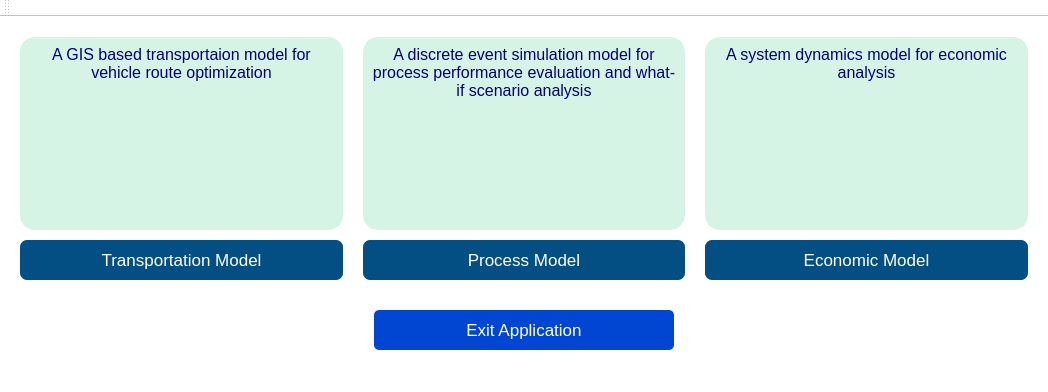
<?xml version="1.0" encoding="UTF-8"?>
<ui version="4.0">
 <class>MainWindow</class>
 <widget class="QMainWindow" name="MainWindow">
  <property name="geometry">
   <rect>
    <x>0</x>
    <y>0</y>
    <width>1048</width>
    <height>392</height>
   </rect>
  </property>
  <property name="windowTitle">
   <string>CMAT v_0.5</string>
  </property>
  <property name="windowOpacity">
   <double>1.000000000000000</double>
  </property>
  <property name="styleSheet">
   <string notr="true">background-color: rgb(255, 255, 255);
font: 10pt &quot;MS Shell Dlg 2&quot;;
color: #3A5795;
</string>
  </property>
  <widget class="QWidget" name="centralwidget">
   <layout class="QGridLayout" name="gridLayout">
    <property name="leftMargin">
     <number>20</number>
    </property>
    <property name="topMargin">
     <number>20</number>
    </property>
    <property name="rightMargin">
     <number>20</number>
    </property>
    <property name="bottomMargin">
     <number>20</number>
    </property>
    <property name="horizontalSpacing">
     <number>7</number>
    </property>
    <item row="0" column="1">
     <layout class="QVBoxLayout" name="verticalLayout_2">
      <property name="spacing">
       <number>10</number>
      </property>
      <item>
       <layout class="QHBoxLayout" name="horizontalLayout_3">
        <property name="spacing">
         <number>20</number>
        </property>
        <item>
         <widget class="QTextEdit" name="textEdit_3">
          <property name="styleSheet">
           <string notr="true">color: rgb(0, 0, 0);
font: 75 11pt &quot;Arial&quot;;
border :4px solid;
border-color: #d5f4e6;
background-color: #d5f4e6;
border-radius: 15px;</string>
          </property>
          <property name="html">
           <string>&lt;!DOCTYPE HTML PUBLIC &quot;-//W3C//DTD HTML 4.0//EN&quot; &quot;http://www.w3.org/TR/REC-html40/strict.dtd&quot;&gt;
&lt;html&gt;&lt;head&gt;&lt;meta name=&quot;qrichtext&quot; content=&quot;1&quot; /&gt;&lt;style type=&quot;text/css&quot;&gt;
p, li { white-space: pre-wrap; }
&lt;/style&gt;&lt;/head&gt;&lt;body style=&quot; font-family:'Arial'; font-size:11pt; font-weight:72; font-style:normal;&quot;&gt;
&lt;p align=&quot;center&quot; style=&quot; margin-top:0px; margin-bottom:0px; margin-left:0px; margin-right:0px; -qt-block-indent:0; text-indent:0px;&quot;&gt;&lt;span style=&quot; font-family:'MS Shell Dlg 2'; font-size:12pt; font-weight:400; color:#00007f;&quot;&gt;A GIS based transportaion model for vehicle route optimization&lt;/span&gt;&lt;/p&gt;&lt;/body&gt;&lt;/html&gt;</string>
          </property>
         </widget>
        </item>
        <item>
         <widget class="QTextEdit" name="textEdit">
          <property name="styleSheet">
           <string notr="true">color: rgb(0, 0, 0);
font: 75 10pt &quot;Arial&quot;;
border :4px solid;
border-color: #d5f4e6;
background-color: #d5f4e6;
border-radius: 15px;</string>
          </property>
          <property name="html">
           <string>&lt;!DOCTYPE HTML PUBLIC &quot;-//W3C//DTD HTML 4.0//EN&quot; &quot;http://www.w3.org/TR/REC-html40/strict.dtd&quot;&gt;
&lt;html&gt;&lt;head&gt;&lt;meta name=&quot;qrichtext&quot; content=&quot;1&quot; /&gt;&lt;style type=&quot;text/css&quot;&gt;
p, li { white-space: pre-wrap; }
&lt;/style&gt;&lt;/head&gt;&lt;body style=&quot; font-family:'Arial'; font-size:10pt; font-weight:72; font-style:normal;&quot;&gt;
&lt;p align=&quot;center&quot; style=&quot; margin-top:0px; margin-bottom:0px; margin-left:0px; margin-right:0px; -qt-block-indent:0; text-indent:0px;&quot;&gt;&lt;span style=&quot; font-family:'MS Shell Dlg 2'; font-size:12pt; font-weight:400; color:#00007f;&quot;&gt;A discrete event simulation model for process performance evaluation and what-if scenario analysis&lt;/span&gt;&lt;/p&gt;&lt;/body&gt;&lt;/html&gt;</string>
          </property>
         </widget>
        </item>
        <item>
         <widget class="QTextEdit" name="textEdit_2">
          <property name="styleSheet">
           <string notr="true">color: rgb(0, 0, 0);
font: 75 10pt &quot;Arial&quot;;
border :4px solid;
border-color: #d5f4e6;
background-color: #d5f4e6;
border-radius: 15px;</string>
          </property>
          <property name="html">
           <string>&lt;!DOCTYPE HTML PUBLIC &quot;-//W3C//DTD HTML 4.0//EN&quot; &quot;http://www.w3.org/TR/REC-html40/strict.dtd&quot;&gt;
&lt;html&gt;&lt;head&gt;&lt;meta name=&quot;qrichtext&quot; content=&quot;1&quot; /&gt;&lt;style type=&quot;text/css&quot;&gt;
p, li { white-space: pre-wrap; }
&lt;/style&gt;&lt;/head&gt;&lt;body style=&quot; font-family:'Arial'; font-size:10pt; font-weight:72; font-style:normal;&quot;&gt;
&lt;p align=&quot;center&quot; style=&quot; margin-top:0px; margin-bottom:0px; margin-left:0px; margin-right:0px; -qt-block-indent:0; text-indent:0px;&quot;&gt;&lt;span style=&quot; font-family:'MS Shell Dlg 2'; font-size:12pt; font-weight:400; color:#00007f;&quot;&gt;A system dynamics model for economic analysis&lt;/span&gt;&lt;/p&gt;&lt;/body&gt;&lt;/html&gt;</string>
          </property>
         </widget>
        </item>
       </layout>
      </item>
      <item>
       <layout class="QHBoxLayout" name="horizontalLayout_2">
        <property name="spacing">
         <number>20</number>
        </property>
       </layout>
      </item>
      <item>
       <layout class="QHBoxLayout" name="horizontalLayout_4">
        <property name="spacing">
         <number>20</number>
        </property>
        <item>
         <widget class="QPushButton" name="transportation_model_btn">
          <property name="minimumSize">
           <size>
            <width>100</width>
            <height>40</height>
           </size>
          </property>
          <property name="font">
           <font>
            <family>Arial</family>
            <pointsize>13</pointsize>
            <weight>9</weight>
            <italic>false</italic>
            <bold>false</bold>
           </font>
          </property>
          <property name="styleSheet">
           <string notr="true">color: rgb(255, 255, 255);
font: 75 13pt &quot;Arial&quot;;
border :0px solid;
border-color: rgb(255, 255, 255);
background-color: #034f84;
border-radius: 7px;
selection-background-color: rgb(0, 170, 125);</string>
          </property>
          <property name="text">
           <string>Transportation Model</string>
          </property>
         </widget>
        </item>
        <item>
         <widget class="QPushButton" name="process_model_btn">
          <property name="minimumSize">
           <size>
            <width>100</width>
            <height>40</height>
           </size>
          </property>
          <property name="font">
           <font>
            <family>Arial</family>
            <pointsize>13</pointsize>
            <weight>9</weight>
            <italic>false</italic>
            <bold>false</bold>
           </font>
          </property>
          <property name="styleSheet">
           <string notr="true">color: rgb(255, 255, 255);
font: 75 13pt &quot;Arial&quot;;
border :0px solid;
border-color: rgb(255, 255, 255);
background-color: #034f84;
border-radius: 7px;
selection-background-color: rgb(0, 170, 125);</string>
          </property>
          <property name="text">
           <string>Process Model</string>
          </property>
         </widget>
        </item>
        <item>
         <widget class="QPushButton" name="economic_model_btn">
          <property name="minimumSize">
           <size>
            <width>100</width>
            <height>40</height>
           </size>
          </property>
          <property name="font">
           <font>
            <family>Arial</family>
            <pointsize>13</pointsize>
            <weight>9</weight>
            <italic>false</italic>
            <bold>false</bold>
           </font>
          </property>
          <property name="styleSheet">
           <string notr="true">color: rgb(255, 255, 255);
font: 75 13pt &quot;Arial&quot;;
border :0px solid;
border-color: rgb(255, 255, 255);
background-color: #034f84;
border-radius: 7px;
selection-background-color: rgb(0, 170, 125);</string>
          </property>
          <property name="text">
           <string>Economic Model</string>
          </property>
         </widget>
        </item>
       </layout>
      </item>
      <item>
       <layout class="QVBoxLayout" name="verticalLayout">
        <item>
         <spacer name="horizontalSpacer_3">
          <property name="orientation">
           <enum>Qt::Horizontal</enum>
          </property>
          <property name="sizeHint" stdset="0">
           <size>
            <width>758</width>
            <height>20</height>
           </size>
          </property>
         </spacer>
        </item>
        <item>
         <layout class="QHBoxLayout" name="horizontalLayout_5">
          <item>
           <spacer name="horizontalSpacer">
            <property name="orientation">
             <enum>Qt::Horizontal</enum>
            </property>
            <property name="sizeHint" stdset="0">
             <size>
              <width>40</width>
              <height>20</height>
             </size>
            </property>
           </spacer>
          </item>
          <item>
           <widget class="QPushButton" name="exit_btn">
            <property name="minimumSize">
             <size>
              <width>300</width>
              <height>40</height>
             </size>
            </property>
            <property name="font">
             <font>
              <family>Arial</family>
              <pointsize>13</pointsize>
              <weight>10</weight>
              <italic>false</italic>
              <bold>false</bold>
             </font>
            </property>
            <property name="toolTip">
             <string/>
            </property>
            <property name="toolTipDuration">
             <number>-1</number>
            </property>
            <property name="statusTip">
             <string/>
            </property>
            <property name="styleSheet">
             <string notr="true">color: rgb(255, 255, 255);
font: 80 13pt &quot;Arial&quot;;
border :0px solid;
border-color: rgb(255, 255, 255);
background-color: rgb(0, 70, 211);
border-radius: 5px;</string>
            </property>
            <property name="text">
             <string>Exit Application</string>
            </property>
           </widget>
          </item>
          <item>
           <spacer name="horizontalSpacer_2">
            <property name="orientation">
             <enum>Qt::Horizontal</enum>
            </property>
            <property name="sizeHint" stdset="0">
             <size>
              <width>40</width>
              <height>20</height>
             </size>
            </property>
           </spacer>
          </item>
         </layout>
        </item>
       </layout>
      </item>
     </layout>
    </item>
   </layout>
  </widget>
  <widget class="QStatusBar" name="statusbar"/>
  <widget class="QToolBar" name="toolBar">
   <property name="font">
    <font>
     <family>MS Shell Dlg 2</family>
     <pointsize>10</pointsize>
     <weight>50</weight>
     <italic>false</italic>
     <bold>false</bold>
    </font>
   </property>
   <property name="windowTitle">
    <string>toolBar</string>
   </property>
   <attribute name="toolBarArea">
    <enum>TopToolBarArea</enum>
   </attribute>
   <attribute name="toolBarBreak">
    <bool>false</bool>
   </attribute>
  </widget>
  <action name="actionSave">
   <property name="text">
    <string>Reset</string>
   </property>
  </action>
  <action name="actionExit">
   <property name="text">
    <string>Exit</string>
   </property>
  </action>
 </widget>
 <resources/>
 <connections/>
</ui>
